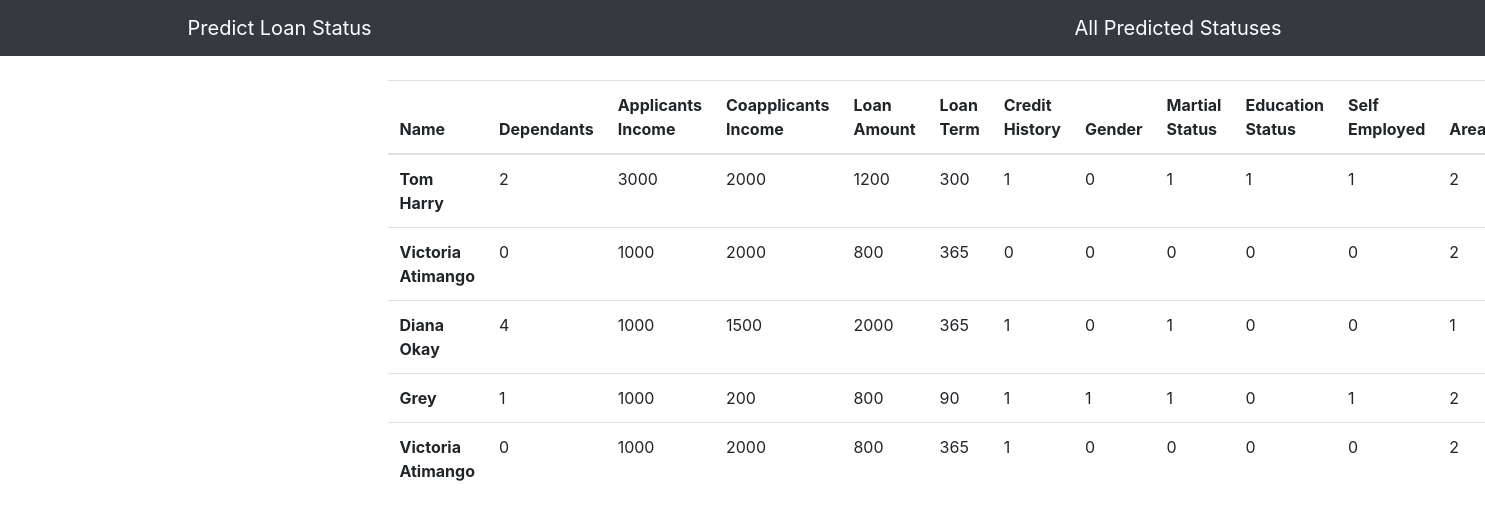
The page /pred/ on the database its author committed.
### dash/models.py (models this page shows, shortened)
class approvals(models.Model):
    name = models.CharField(max_length=100, null=True)
    dependants = models.PositiveBigIntegerField(null=True)
    applicants_income = models.PositiveBigIntegerField(null=True)
    coapplicants_income = models.PositiveBigIntegerField(null=True)
    loan_amount = models.PositiveBigIntegerField(null=True)
    loan_term = models.PositiveBigIntegerField(null=True)
    credit_history = models.IntegerField(null=True)
    gender = models.IntegerField(choices=GENDER, null=True)
    marital_status = models.IntegerField(choices=MARITAL_STATUS, null=True)
    education_status = models.IntegerField(choices=EDUCATION, null=True)
    self_employed = models.IntegerField(choices=SELF_EMPLOYED, null=True)
    area = models.IntegerField(choices=AREA, null=True)
    loan_status = models.CharField(max_length=10, blank=True)
    date = models.DateField(auto_now_add=True)
    class Meta:
        ordering = ['-date']

### dash/views.py (the view)
# urls.py: path('pred/', views.pred, name='dash-pred')
def pred(request):
    predicted_loans = approvals.objects.all()
    context = {
       'predicted_loans': predicted_loans
    }
    return render(request, 'dash/pred.html',context)

### templates/dash/pred.html (shortened to what this page needs)
{% extends 'partials/base.html' %}
{% block content %}
<div class="container">
    <div class="row mt-4">
        <div class="col-md-8 offset-md-2">
            <table class="table">
                <thead>
                  <tr>
                    <th scope="">Name</th>
                    <th scope="">Dependants</th>
                    <th scope="">Applicants Income</th>
                    <th scope="">Coapplicants Income</th>
                    <th scope="">Loan Amount</th>
                    <th scope="">Loan Term</th>
                    <th scope="">Credit History</th>
                    <th scope="">Gender</th>
                    <th scope="">Martial Status</th>
                    <th scope="">Education Status</th>
                    <th scope="">Self Employed</th>
                    <th scope="">Area</th>
                  </tr>
                </thead>
                <tbody>
                  {% for data in predicted_loans %}
                  <tr>
                    <th scope="row">{{ data.name }}</th>
                    <td>{{ data.dependants }}</td>
                    <td>{{ data.applicants_income }}</td>
                    <td>{{ data.coapplicants_income }}</td>
                    <td>{{ data.loan_amount }}</td>
                    <td>{{ data.loan_term}}</td>
                    <td>{{ data.credit_history }}</td>
                    <td>{{ data.gender }}</td>
                    <td>{{ data.marital_status }}</td>
                    <td>{{ data.education_status }}</td>
                    <td>{{ data.self_employed }}</td>
                    <td>{{ data.area }}</td>
                  </tr>
                  {% endfor %}
                </tbody>
              </table>
        </div>
    </div>
</div>
{% endblock %}

### templates/partials/base.html (shortened to what this page needs)
<!doctype html>
<html lang="en">
  <head>
    <link rel="stylesheet" href="https://cdn.jsdelivr.net/npm/bootstrap@4.6.2/dist/css/bootstrap.min.css">
  </head>
  <body>
    {% include 'partials/nav.html' %}
    <div class="container">
        {% block content %}
        {% endblock %}
    </div>
  </body>
</html>

### templates/partials/nav.html
<nav class="navbar navbar-dark bg-dark">
    <div class="container d-flex justify-content-between">
        <a class="navbar-brand" href="{% url 'dash-index' %}">Predict Loan Status</a>
        <a class="navbar-brand ml-auto" href="{% url 'dash-pred' %}">All Predicted Statuses</a>
    </div>
</nav>

### rows shown on the page
approvals: name "Tom Harry", dependants "2", applicants_income "3000", coapplicants_income "2000", loan_amount "1200", loan_term "300", credit_history "1", gender "0", marital_status "1", education_status "1", self_employed "1", area "2"
approvals: name "Victoria Atimango", dependants "0", applicants_income "1000", coapplicants_income "2000", loan_amount "800", loan_term "365", credit_history "0", gender "0", marital_status "0", education_status "0", self_employed "0", area "2"
approvals: name "Diana Okay", dependants "4", applicants_income "1000", coapplicants_income "1500", loan_amount "2000", loan_term "365", credit_history "1", gender "0", marital_status "1", education_status "0", self_employed "0", area "1"
approvals: name "Grey", dependants "1", applicants_income "1000", coapplicants_income "200", loan_amount "800", loan_term "90", credit_history "1", gender "1", marital_status "1", education_status "0", self_employed "1", area "2"
approvals: name "Victoria Atimango", dependants "0", applicants_income "1000", coapplicants_income "2000", loan_amount "800", loan_term "365", credit_history "1", gender "0", marital_status "0", education_status "0", self_employed "0", area "2"
